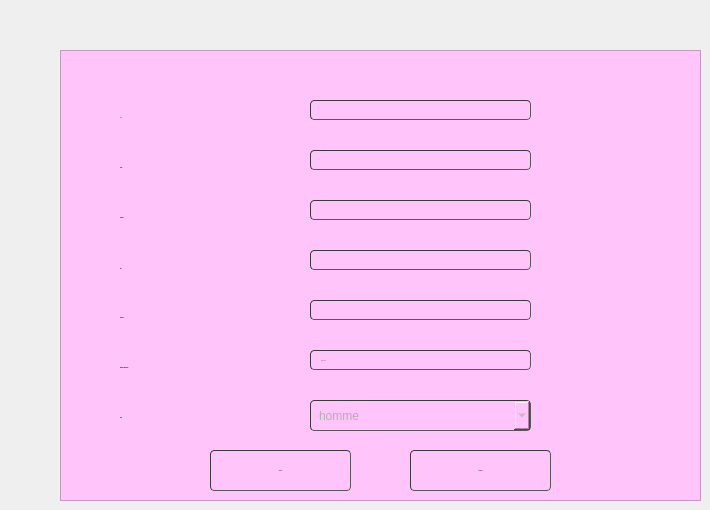
      <widget class="QWidget" name="tab_3">
       <attribute name="title">
        <string>Ajouter employees</string>
       </attribute>
       <widget class="QFrame" name="frame">
        <property name="geometry">
         <rect>
          <x>60</x>
          <y>50</y>
          <width>641</width>
          <height>451</height>
         </rect>
        </property>
        <property name="styleSheet">
         <string notr="true">background-color:rgb(255, 196, 250)</string>
        </property>
        <property name="frameShape">
         <enum>QFrame::StyledPanel</enum>
        </property>
        <property name="frameShadow">
         <enum>QFrame::Raised</enum>
        </property>
        <widget class="QLabel" name="label_3">
         <property name="geometry">
          <rect>
           <x>60</x>
           <y>50</y>
           <width>131</width>
           <height>35</height>
          </rect>
         </property>
         <property name="font">
          <font>
           <family>century gothic</family>
           <pointsize>-1</pointsize>
           <weight>75</weight>
           <italic>true</italic>
           <bold>true</bold>
          </font>
         </property>
         <property name="styleSheet">
          <string notr="true">*{color:rgb(0, 0, 0);
font-family:century gothic ;
font-size: 20ptx;
}</string>
         </property>
         <property name="text">
          <string>  ID                             </string>
         </property>
        </widget>
        <widget class="QLabel" name="label">
         <property name="geometry">
          <rect>
           <x>60</x>
           <y>100</y>
           <width>151</width>
           <height>35</height>
          </rect>
         </property>
         <property name="font">
          <font>
           <family>century gothic</family>
           <pointsize>-1</pointsize>
           <weight>75</weight>
           <italic>true</italic>
           <bold>true</bold>
          </font>
         </property>
         <property name="styleSheet">
          <string notr="true">color:rgb(0, 0, 0);</string>
         </property>
         <property name="text">
          <string>Nom                           </string>
         </property>
        </widget>
        <widget class="QLabel" name="label_2">
         <property name="geometry">
          <rect>
           <x>60</x>
           <y>150</y>
           <width>121</width>
           <height>35</height>
          </rect>
         </property>
         <property name="font">
          <font>
           <family>century gothic</family>
           <pointsize>-1</pointsize>
           <weight>75</weight>
           <italic>true</italic>
           <bold>true</bold>
          </font>
         </property>
         <property name="styleSheet">
          <string notr="true">color:rgb(0, 0, 0);</string>
         </property>
         <property name="text">
          <string>Prenom                     </string>
         </property>
        </widget>
        <widget class="QLabel" name="label_4">
         <property name="geometry">
          <rect>
           <x>60</x>
           <y>200</y>
           <width>141</width>
           <height>36</height>
          </rect>
         </property>
         <property name="font">
          <font>
           <family>century gothic</family>
           <pointsize>-1</pointsize>
           <weight>75</weight>
           <italic>true</italic>
           <bold>true</bold>
          </font>
         </property>
         <property name="styleSheet">
          <string notr="true">color:rgb(0, 0, 0);</string>
         </property>
         <property name="text">
          <string>CIN        </string>
         </property>
        </widget>
        <widget class="QLabel" name="label_5">
         <property name="geometry">
          <rect>
           <x>60</x>
           <y>250</y>
           <width>253</width>
           <height>35</height>
          </rect>
         </property>
         <property name="font">
          <font>
           <family>century gothic</family>
           <pointsize>-1</pointsize>
           <weight>75</weight>
           <italic>true</italic>
           <bold>true</bold>
          </font>
         </property>
         <property name="styleSheet">
          <string notr="true">color:rgb(0, 0, 0);</string>
         </property>
         <property name="text">
          <string>Numéro                     </string>
         </property>
        </widget>
        <widget class="QLabel" name="label_6">
         <property name="geometry">
          <rect>
           <x>60</x>
           <y>300</y>
           <width>270</width>
           <height>35</height>
          </rect>
         </property>
         <property name="font">
          <font>
           <family>century gothic</family>
           <pointsize>-1</pointsize>
           <weight>75</weight>
           <italic>true</italic>
           <bold>true</bold>
          </font>
         </property>
         <property name="styleSheet">
          <string notr="true">color:rgb(0, 0, 0);</string>
         </property>
         <property name="text">
          <string>date de naissance</string>
         </property>
        </widget>
        <widget class="QLineEdit" name="lineEdit_id">
         <property name="geometry">
          <rect>
           <x>250</x>
           <y>50</y>
           <width>221</width>
           <height>20</height>
          </rect>
         </property>
         <property name="styleSheet">
          <string notr="true">	border-width: 1px; border-radius: 4px;
color: rgb(255, 255, 255);
	border-color: rgb(58, 58, 58);
	border-style: inset;
	padding: 0 8px;

	selection-background-color: rgb(187, 187, 187);
	selection-color: rgb(60, 63, 65);</string>
         </property>
         <property name="text">
          <string/>
         </property>
         <property name="placeholderText">
          <string/>
         </property>
        </widget>
        <widget class="QLineEdit" name="lineEdit_nom">
         <property name="geometry">
          <rect>
           <x>250</x>
           <y>100</y>
           <width>221</width>
           <height>20</height>
          </rect>
         </property>
         <property name="styleSheet">
          <string notr="true">
	border-width: 1px; border-radius: 4px;
color: rgb(255, 255, 255);
	border-color: rgb(58, 58, 58);
	border-style: inset;
	padding: 0 8px;

	selection-background-color: rgb(187, 187, 187);
	selection-color: rgb(60, 63, 65);</string>
         </property>
         <property name="text">
          <string/>
         </property>
         <property name="placeholderText">
          <string/>
         </property>
        </widget>
        <widget class="QLineEdit" name="lineEdit_prenom">
         <property name="geometry">
          <rect>
           <x>250</x>
           <y>150</y>
           <width>221</width>
           <height>20</height>
          </rect>
         </property>
         <property name="styleSheet">
          <string notr="true">	border-width: 1px; border-radius: 4px;
color: rgb(255, 255, 255);
	border-color: rgb(58, 58, 58);
	border-style: inset;
	padding: 0 8px;

	selection-background-color: rgb(187, 187, 187);
	selection-color: rgb(60, 63, 65);</string>
         </property>
         <property name="text">
          <string/>
         </property>
         <property name="placeholderText">
          <string/>
         </property>
        </widget>
        <widget class="QLineEdit" name="lineEdit_budget">
         <property name="geometry">
          <rect>
           <x>250</x>
           <y>200</y>
           <width>221</width>
           <height>20</height>
          </rect>
         </property>
         <property name="styleSheet">
          <string notr="true">	border-width: 1px; border-radius: 4px;
color: rgb(255, 255, 255);
	border-color: rgb(58, 58, 58);
	border-style: inset;
	padding: 0 8px;

	selection-background-color: rgb(187, 187, 187);
	selection-color: rgb(60, 63, 65);</string>
         </property>
         <property name="text">
          <string/>
         </property>
         <property name="placeholderText">
          <string/>
         </property>
        </widget>
        <widget class="QLineEdit" name="lineEdit_num">
         <property name="geometry">
          <rect>
           <x>250</x>
           <y>250</y>
           <width>221</width>
           <height>20</height>
          </rect>
         </property>
         <property name="styleSheet">
          <string notr="true">	border-width: 1px; border-radius: 4px;
color: rgb(255, 255, 255);
	border-color: rgb(58, 58, 58);
	border-style: inset;
	padding: 0 8px;

	selection-background-color: rgb(187, 187, 187);
	selection-color: rgb(60, 63, 65);</string>
         </property>
         <property name="text">
          <string/>
         </property>
         <property name="placeholderText">
          <string/>
         </property>
        </widget>
        <widget class="QLineEdit" name="lineEdit_date">
         <property name="geometry">
          <rect>
           <x>250</x>
           <y>300</y>
           <width>221</width>
           <height>20</height>
          </rect>
         </property>
         <property name="font">
          <font>
           <family>century gothic</family>
           <pointsize>-1</pointsize>
           <italic>true</italic>
          </font>
         </property>
         <property name="styleSheet">
          <string notr="true">	border-width: 1px; border-radius: 4px;
color: rgb(0, 0, 0);
	border-color: rgb(58, 58, 58);
	border-style: inset;
	padding: 0 8px;

	selection-background-color: rgb(187, 187, 187);
	selection-color: rgb(60, 63, 65);</string>
         </property>
         <property name="text">
          <string/>
         </property>
         <property name="placeholderText">
          <string>JJ/MM/AAAA</string>
         </property>
        </widget>
        <widget class="QPushButton" name="pushButton">
         <property name="geometry">
          <rect>
           <x>150</x>
           <y>400</y>
           <width>141</width>
           <height>41</height>
          </rect>
         </property>
         <property name="font">
          <font>
           <family>century gothic</family>
           <pointsize>-1</pointsize>
           <weight>50</weight>
           <bold>false</bold>
          </font>
         </property>
         <property name="styleSheet">
          <string notr="true">	border-width: 1px; border-radius: 4px;
color: rgb(0, 0, 0);
	border-color: rgb(58, 58, 58);
	border-style: inset;
	padding: 0 8px;

	selection-background-color: rgb(187, 187, 187);
	selection-color: rgb(60, 63, 65);</string>
         </property>
         <property name="text">
          <string>Ajouter</string>
         </property>
         <property name="icon">
          <iconset resource="ressources.qrc">
           <normaloff>:/img/ressources/128362656_213598176780517_3160026623662294284_n.png</normaloff>:/img/ressources/128362656_213598176780517_3160026623662294284_n.png</iconset>
         </property>
         <property name="iconSize">
          <size>
           <width>30</width>
           <height>30</height>
          </size>
         </property>
        </widget>
        <widget class="QPushButton" name="pushButton_edit">
         <property name="geometry">
          <rect>
           <x>350</x>
           <y>400</y>
           <width>141</width>
           <height>41</height>
          </rect>
         </property>
         <property name="font">
          <font>
           <family>century gothic</family>
           <pointsize>-1</pointsize>
           <weight>50</weight>
           <bold>false</bold>
          </font>
         </property>
         <property name="styleSheet">
          <string notr="true">	border-width: 1px; border-radius: 4px;
color: rgb(0, 0, 0);
	border-color: rgb(58, 58, 58);
	border-style: inset;
	padding: 0 8px;

	selection-background-color: rgb(187, 187, 187);
	selection-color: rgb(60, 63, 65);</string>
         </property>
         <property name="text">
          <string>Modifier</string>
         </property>
         <property name="icon">
          <iconset resource="ressources.qrc">
           <normaloff>:/img/ressources/128586817_297996038251568_153686129387149344_n.png</normaloff>:/img/ressources/128586817_297996038251568_153686129387149344_n.png</iconset>
         </property>
         <property name="iconSize">
          <size>
           <width>30</width>
           <height>30</height>
          </size>
         </property>
        </widget>
        <widget class="QLabel" name="label_18">
         <property name="geometry">
          <rect>
           <x>60</x>
           <y>350</y>
           <width>270</width>
           <height>35</height>
          </rect>
         </property>
         <property name="font">
          <font>
           <family>century gothic</family>
           <pointsize>-1</pointsize>
           <weight>75</weight>
           <italic>true</italic>
           <bold>true</bold>
          </font>
         </property>
         <property name="styleSheet">
          <string notr="true">color:rgb(0, 0, 0);</string>
         </property>
         <property name="text">
          <string>sexe</string>
         </property>
        </widget>
        <widget class="QComboBox" name="comboBox_categorie">
         <property name="geometry">
          <rect>
           <x>250</x>
           <y>350</y>
           <width>221</width>
           <height>31</height>
          </rect>
         </property>
         <property name="styleSheet">
          <string notr="true">	border-width: 1px; border-radius: 4px;
	border-color: rgb(58, 58, 58);
color: rgb(177, 177, 177);
color: rgb(176, 176, 176);
	border-style: inset;
	padding: 0 8px;

	selection-background-color: rgb(187, 187, 187);
	selection-color: rgb(60, 63, 65);</string>
         </property>
         <item>
          <property name="text">
           <string>homme</string>
          </property>
         </item>
         <item>
          <property name="text">
           <string>femme</string>
          </property>
         </item>
        </widget>
       </widget>
      </widget>
